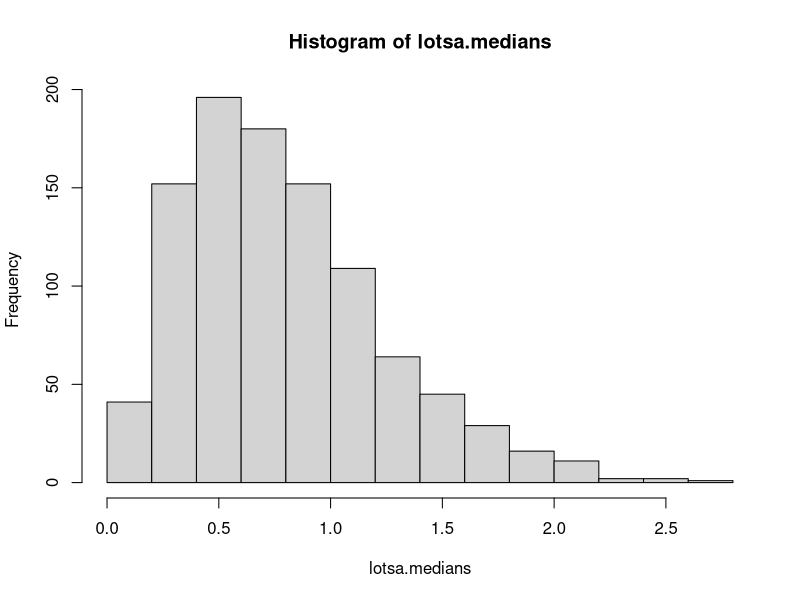

Write the R code that produced this figure.
## ---- chunk 1
knitr::opts_chunk$set(echo = TRUE)
## ---- chunk 2
n <- 5
nsim <- 1000

lotsa.medians <- numeric(nsim)



for (i in 1:nsim) {
  x <- rexp(n)
  lotsa.medians[i] <- median(x)
}


sum_med = summary(lotsa.medians)
print(sum_med)
len_lotsa = length(lotsa.medians)
print(len_lotsa)
mean_lotsa = mean(lotsa.medians)
print(mean_lotsa)

## Including Plots

hist(lotsa.medians)
echo = TRUE
